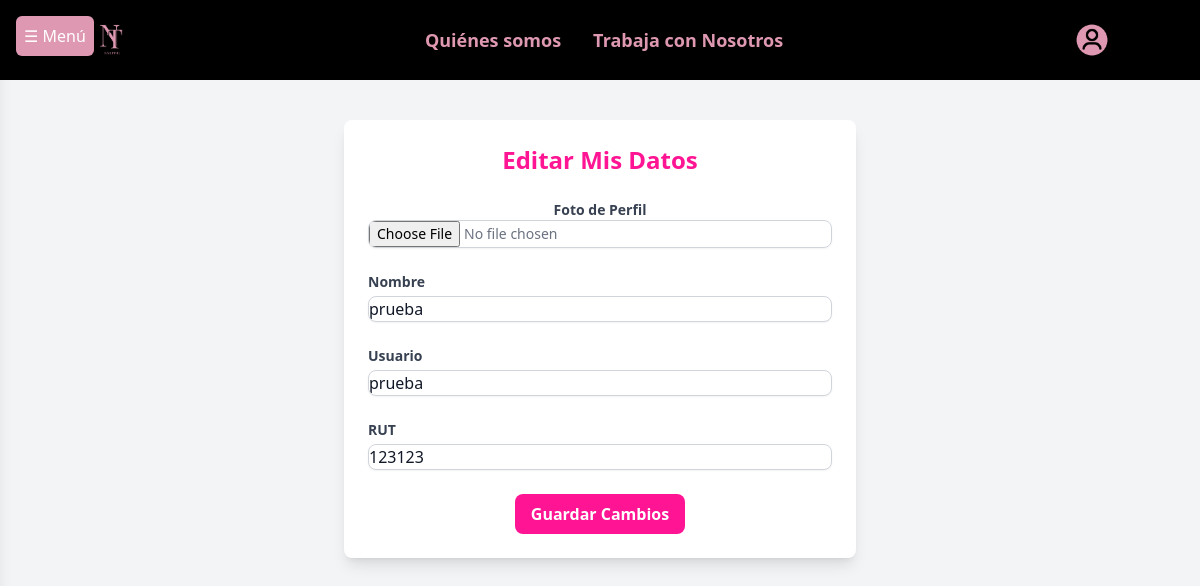
The app's page /editardatos/16 with its own data.
### app/models.py (models this page shows, shortened)
class Manicurista(models.Model):
    user = models.OneToOneField(User, on_delete=models.CASCADE)
    name = models.CharField(max_length=255)
    rut = models.CharField(max_length=20)
    profile_picture = models.ImageField(upload_to='profile_pictures/')
    certifications = models.FileField(upload_to='certifications/', blank=True, null=True)
    state = models.BooleanField(default=False)
    motivo_rechazo = models.TextField(blank=True, null=True)
    certificado_actualizado = models.BooleanField(default=False)

### app/views.py (the view)
# urls.py: path('editardatos/<id>', editardatos, name='editardatos'),
def editardatos(request, id):
    manicurista = get_object_or_404(Manicurista, id=id)
    if request.method == "POST":
        form = ManicuristaForm(request.POST, request.FILES, instance=manicurista)
        if form.is_valid():
            form.save()
            return redirect('misdatos')
    else:
        form = ManicuristaForm(instance=manicurista)
    return render(request, 'app/manicurista/informacion/editardatos.html', {'form': form, 'manicurista': manicurista})

### app/forms.py
class ManicuristaForm(forms.ModelForm):
    class Meta:
        model = Manicurista
        fields = ['name', 'rut', 'profile_picture',]

### nailtime/context_processor.py (called while the page is built)
def grupo_usuario(request):
    if request.user.is_authenticated:
        is_manicurista = request.user.groups.filter(name='manicurista').exists()
        is_cliente = request.user.groups.filter(name='cliente').exists()
    else:
        is_manicurista = False
        is_cliente = False
    return {
        'is_manicurista': is_manicurista,
        'is_cliente': is_cliente
    }

### app/templates/app/manicurista/informacion/editardatos.html (shortened to what this page needs)
{% extends 'app/base.html' %}
{% load static %}
{% block contenido %}
<div class="flex min-h-screen bg-gray-100">
    <button id="toggleSidebar"
            class="absolute top-4 left-4 z-10 bg-[#DE98B1] text-white p-2 rounded-md shadow-md hover:bg-pink-700 transition">
        ☰ Menú
    </button>
    <div class="flex-1 p-10 bg-gray-100">
        <div class="max-w-lg mx-auto bg-white rounded-lg shadow-lg p-6">
            <h2 class="text-2xl font-bold text-[#FF1493] text-center mb-6">Editar Mis Datos</h2>
            <form method="POST" enctype="multipart/form-data" class="space-y-6">
                <div class="text-center">
                    <label class="block text-sm font-semibold text-gray-700">Foto de Perfil</label>
                    <input type="file" name="profile_picture" accept="image/*"
                           class="block w-full text-sm text-gray-500 border border-gray-300 rounded-lg shadow-sm focus:ring-pink-500 focus:border-pink-500">
                </div>
                <div>
                    <label class="block text-sm font-semibold text-gray-700">Nombre</label>
                    <input type="text" name="name" value="{{ manicurista.name }}"
                           class="block w-full mt-1 border border-gray-300 rounded-lg shadow-sm focus:ring-pink-500 focus:border-pink-500 text-gray-900">
                </div>
                <div>
                    <label class="block text-sm font-semibold text-gray-700">Usuario</label>
                    <input type="text" name="user" value="{{ manicurista.user }}"
                           class="block w-full mt-1 border border-gray-300 rounded-lg shadow-sm focus:ring-pink-500 focus:border-pink-500 text-gray-900">
                </div>
                <div>
                    <label class="block text-sm font-semibold text-gray-700">RUT</label>
                    <input type="text" name="rut" value="{{ manicurista.rut }}"
                           class="block w-full mt-1 border border-gray-300 rounded-lg shadow-sm focus:ring-pink-500 focus:border-pink-500 text-gray-900">
                </div>
                <div class="flex justify-center">
                    <button type="submit"
                            class="bg-[#FF1493] text-white font-semibold py-2 px-4 rounded-lg hover:bg-pink-500 transition duration-300">
                        Guardar Cambios
                    </button>
                </div>
            </form>
        </div>
    </div>
</div>
{% endblock %}

### records on screen
Manicurista: name "prueba", user "prueba", rut "123123"
